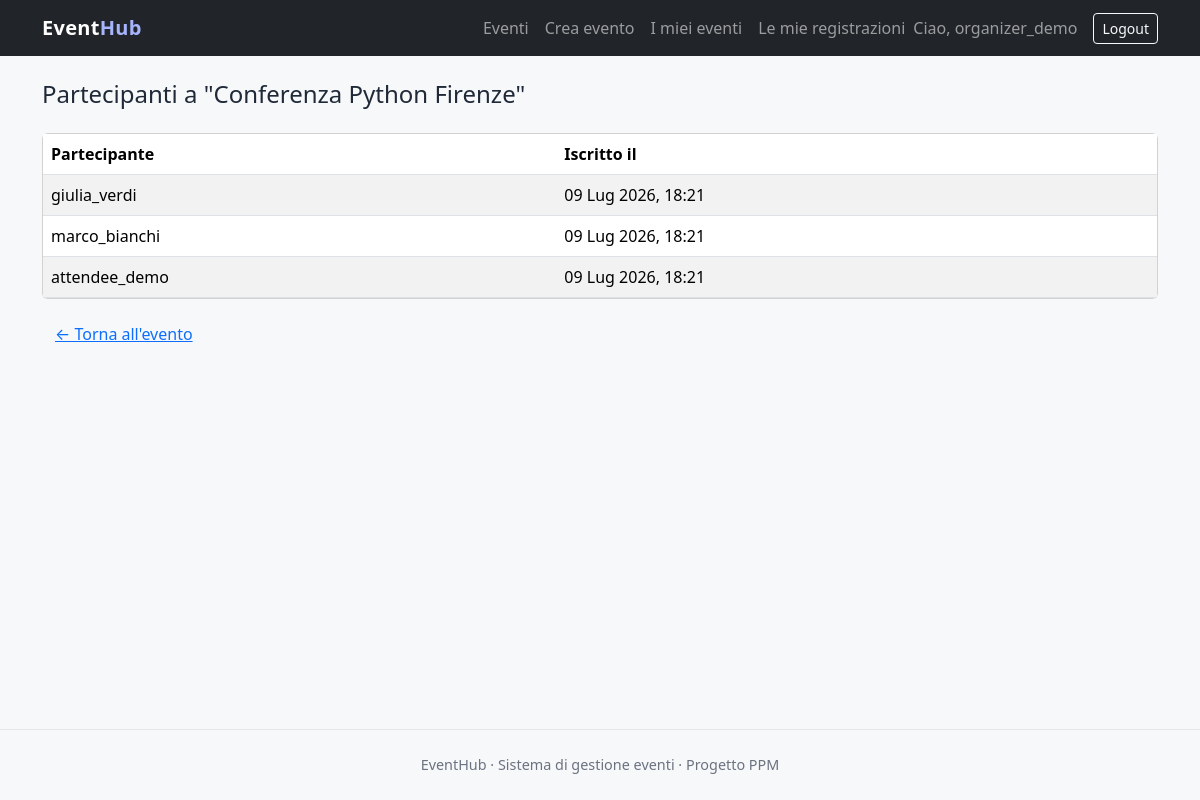
Page /event/1/participants/ (signed in) on the earlier database version.
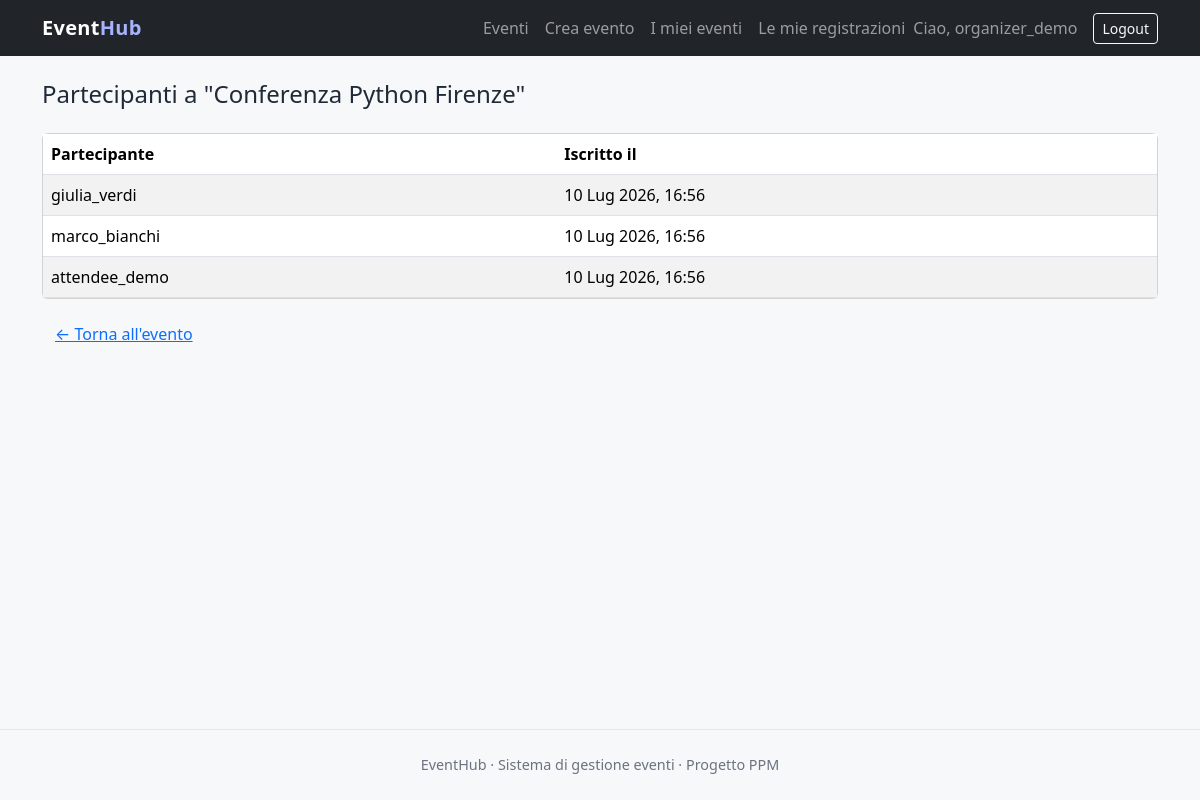
Same page on the later database version.
### events/models.py (models this page shows, shortened)
class Registration(models.Model):
    event = models.ForeignKey(
        Event,
        on_delete=models.CASCADE,
        related_name="registrations",
        verbose_name="evento",
    )
    attendee = models.ForeignKey(
        settings.AUTH_USER_MODEL,
        on_delete=models.CASCADE,
        related_name="registrations",
        verbose_name="partecipante",
    )
    registered_at = models.DateTimeField("iscritto il", auto_now_add=True)
    class Meta:
        ordering = ["-registered_at"]
        unique_together = ("event", "attendee")

### accounts/models.py (models this page shows, shortened)
class CustomUser(AbstractUser):
    bio = models.TextField(
        "biografia",
        blank=True,
        help_text="Breve descrizione facoltativa dell'utente.",
    )
    @property
    def is_organizer(self):
        return self.groups.filter(name="Organizer").exists()

### events/views.py (the view)
# urls.py: path("event/<int:pk>/participants/", views.EventParticipantsView.as_view(), name="event-participants"),
class EventParticipantsView(EventOwnerRequiredMixin, DetailView):
    model = Event
    template_name = "events/event_participants.html"
    context_object_name = "event"

### events/views.py (called while the page is built)
    def test_func(self):
        return self.get_object().organizer == self.request.user

### templates/events/event_participants.html (shortened to what this page needs)
{% extends "base.html" %}
{% block content %}
<h1 class="h4 mb-4">Partecipanti a "{{ event.title }}"</h1>
{% if event.registrations.all %}
    <div class="card">
        <table class="table table-striped mb-0">
            <thead>
                <tr><th>Partecipante</th><th>Iscritto il</th></tr>
            </thead>
            <tbody>
                {% for registration in event.registrations.all %}
                    <tr>
                        <td>{{ registration.attendee.username }}</td>
                        <td>{{ registration.registered_at|date:"d M Y, H:i" }}</td>
                    </tr>
                {% endfor %}
            </tbody>
        </table>
    </div>
{% else %}
    <p class="text-muted">Ancora nessun iscritto a questo evento.</p>
{% endif %}
<a href="{% url 'event-detail' event.pk %}" class="btn btn-link mt-3">&larr; Torna all'evento</a>
{% endblock %}

Differences in the rows shown:
changed Registration "giulia_verdi": registered_at "09 Lug 2026, 18:21" → "10 Lug 2026, 16:56"
changed Registration "marco_bianchi": registered_at "09 Lug 2026, 18:21" → "10 Lug 2026, 16:56"
changed Registration "attendee_demo": registered_at "09 Lug 2026, 18:21" → "10 Lug 2026, 16:56"
